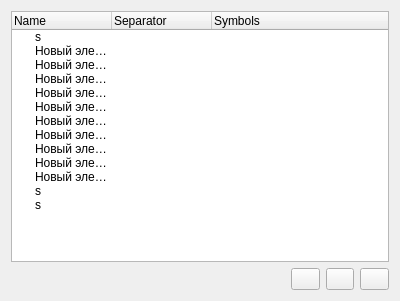
<?xml version="1.0" encoding="UTF-8"?>
<ui version="4.0">
 <class>TemplateWindow</class>
 <widget class="QWidget" name="TemplateWindow">
  <property name="geometry">
   <rect>
    <x>0</x>
    <y>0</y>
    <width>400</width>
    <height>301</height>
   </rect>
  </property>
  <property name="sizePolicy">
   <sizepolicy hsizetype="Fixed" vsizetype="Minimum">
    <horstretch>0</horstretch>
    <verstretch>0</verstretch>
   </sizepolicy>
  </property>
  <property name="minimumSize">
   <size>
    <width>30</width>
    <height>301</height>
   </size>
  </property>
  <property name="windowTitle">
   <string>TemplateWindow</string>
  </property>
  <layout class="QGridLayout" name="gridLayout_2">
   <item row="2" column="1">
    <layout class="QHBoxLayout" name="horizontalLayout">
     <property name="leftMargin">
      <number>280</number>
     </property>
     <item>
      <widget class="QPushButton" name="pushButton_2">
       <property name="sizePolicy">
        <sizepolicy hsizetype="Maximum" vsizetype="Maximum">
         <horstretch>0</horstretch>
         <verstretch>0</verstretch>
        </sizepolicy>
       </property>
       <property name="minimumSize">
        <size>
         <width>20</width>
         <height>20</height>
        </size>
       </property>
       <property name="baseSize">
        <size>
         <width>0</width>
         <height>0</height>
        </size>
       </property>
       <property name="text">
        <string comment="Add new"/>
       </property>
       <property name="icon">
        <iconset resource="MainWindow.qrc">
         <normaloff>:/icons/Resources/plus-circular-button.svg</normaloff>:/icons/Resources/plus-circular-button.svg</iconset>
       </property>
       <property name="iconSize">
        <size>
         <width>20</width>
         <height>20</height>
        </size>
       </property>
      </widget>
     </item>
     <item>
      <widget class="QPushButton" name="pushButton_3">
       <property name="sizePolicy">
        <sizepolicy hsizetype="Maximum" vsizetype="Maximum">
         <horstretch>0</horstretch>
         <verstretch>0</verstretch>
        </sizepolicy>
       </property>
       <property name="minimumSize">
        <size>
         <width>20</width>
         <height>20</height>
        </size>
       </property>
       <property name="text">
        <string comment="Find by Name"/>
       </property>
       <property name="icon">
        <iconset>
         <normaloff>Resources/magnifier-with-small-handle.svg</normaloff>Resources/magnifier-with-small-handle.svg</iconset>
       </property>
      </widget>
     </item>
     <item>
      <widget class="QPushButton" name="pushButton">
       <property name="sizePolicy">
        <sizepolicy hsizetype="Maximum" vsizetype="Maximum">
         <horstretch>0</horstretch>
         <verstretch>0</verstretch>
        </sizepolicy>
       </property>
       <property name="minimumSize">
        <size>
         <width>20</width>
         <height>20</height>
        </size>
       </property>
       <property name="text">
        <string comment="Remove"/>
       </property>
       <property name="icon">
        <iconset resource="MainWindow.qrc">
         <normaloff>:/icons/Resources/recycle-bin.svg</normaloff>:/icons/Resources/recycle-bin.svg</iconset>
       </property>
      </widget>
     </item>
    </layout>
   </item>
   <item row="0" column="1">
    <widget class="QTreeWidget" name="treeWidget">
     <column>
      <property name="text">
       <string>Name</string>
      </property>
     </column>
     <column>
      <property name="text">
       <string>Separator</string>
      </property>
     </column>
     <column>
      <property name="text">
       <string>Symbols</string>
      </property>
     </column>
     <item>
      <property name="text">
       <string>s</string>
      </property>
     </item>
     <item>
      <property name="text">
       <string>Новый элемент</string>
      </property>
     </item>
     <item>
      <property name="text">
       <string>Новый элемент</string>
      </property>
     </item>
     <item>
      <property name="text">
       <string>Новый элемент</string>
      </property>
     </item>
     <item>
      <property name="text">
       <string>Новый элемент</string>
      </property>
     </item>
     <item>
      <property name="text">
       <string>Новый элемент</string>
      </property>
     </item>
     <item>
      <property name="text">
       <string>Новый элемент</string>
      </property>
     </item>
     <item>
      <property name="text">
       <string>Новый элемент</string>
      </property>
     </item>
     <item>
      <property name="text">
       <string>Новый элемент</string>
      </property>
     </item>
     <item>
      <property name="text">
       <string>Новый элемент</string>
      </property>
     </item>
     <item>
      <property name="text">
       <string>Новый элемент</string>
      </property>
     </item>
     <item>
      <property name="text">
       <string>s</string>
      </property>
     </item>
     <item>
      <property name="text">
       <string>s</string>
      </property>
     </item>
    </widget>
   </item>
  </layout>
 </widget>
 <layoutdefault spacing="6" margin="11"/>
 <resources>
  <include location="MainWindow.qrc"/>
 </resources>
 <connections/>
</ui>
